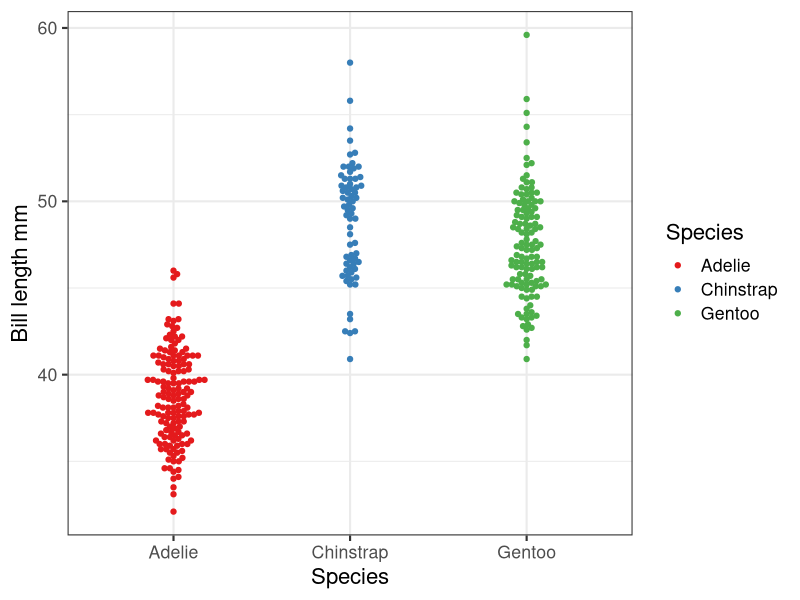

This chart was generated by the following R code: (Note: this script raises an error after producing the figure.)
## ---- chunk 1
library("tidyverse")
data(penguins, package = 'palmerpenguins')
options(tibble.print_min = 3)
theme_set(theme_bw(base_size = 16))
## ---- chunk 2
library(tidyverse)
data(penguins, package = "palmerpenguins")
penguins |>
  group_by(species) |>
  summarise(
    n = n(),
    mean_mass = mean(body_mass_g, na.rm = TRUE))
## ---- chunk 3
library(ggplot2)
library(ggbeeswarm)
ggplot(penguins, aes(x = species,
                     y = bill_length_mm,
                     colour = species)) +
  geom_beeswarm() +
  scale_colour_brewer(palette = "Set1") +
  labs(x = "Species", y = "Bill length mm", colour = "Species") 
## ---- chunk 4
#| label: quarto-workflow
#| eval: true
#| fig-alt:  Schematic diagram showing the copy-paste workflow using word and the reproducible quarto workflow
knitr::include_graphics("figures/quarto_workflow.jpg")
## ---- chunk 5
knitr::include_graphics("figures/1-s2.0-S157495410500004X-gr1.jpg")
## ---- chunk 6
#| label: empirical-data-loss
#| fig-alt: Probability of data survival vs paper age. Vines et al 2014
knitr::include_graphics("figures/gr1.jpg")
## ---- chunk 7
#| label: lost-laptop
#| out-width: "50%"
#| fig-alt: Advert offering to pay thief for data on stolen laptop
knitr::include_graphics("figures/rutgers-stolen-ad.jpeg")
## ---- chunk 8
knitr::include_graphics("https://www.uib.no/sites/w3.uib.no/files/styles/content_main_wide_1x/public/20171119_benefitsdmp_tekengebied-1_large.png?itok=YnWxrDdr&timestamp=1616058199")
## ---- chunk 9
knitr::include_graphics("figures/Rgui.png")
## ---- chunk 10
knitr::include_graphics("figures/RStudiogui.png")
